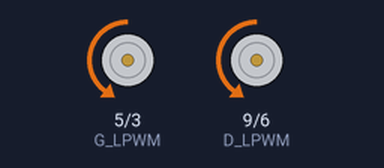
Simulated run of this sketch. Board: Arduino Uno, built with avr-gcc and run on an emulated ATmega328P. On the bench: motor-driver pin pairs drawn as motors (green arrow = first pin HIGH = forward, orange = second pin HIGH = backward, longer = more drive).

Above: at 4.0 s.
At 7.5 s:
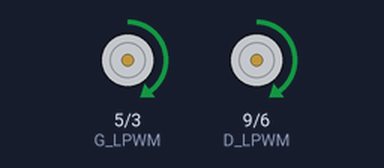
At 9.2 s:
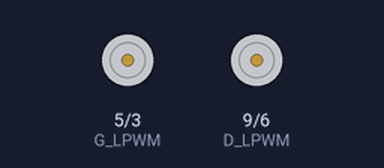
Timing chart, 0 to 12.1 s (numbered marks = the images above):
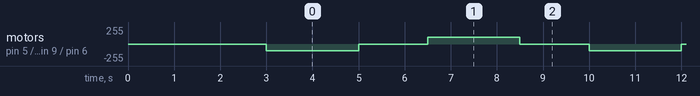

Measured:
- by itself, motor on pin 5 (G_LPWM) / pin 3 (G_RPWM), motor on pin 9 (D_LPWM) / pin 6 (D_RPWM): repeats every 7.0 s: stopped 1.5 s, forward 100/255 2.0 s, stopped 1.5 s, backward 100/255 2.0 s

The sketch:

elegoo_drv8835_robot_motors.ino
```cpp
// Test moteurs Wild Thumper 6WD - 2x BTS7960 (HW-039)
// Gauche
// TEST : on échange les broches gauche et droite
const int G_RPWM = 3;
const int G_LPWM = 5;
const int D_RPWM = 6;
const int D_LPWM = 9;

void setup() {
  pinMode(G_RPWM, OUTPUT);
  pinMode(G_LPWM, OUTPUT);
  pinMode(D_RPWM, OUTPUT);
  pinMode(D_LPWM, OUTPUT);
  arret();
  delay(3000);   // 3s de pause avant de démarrer, le temps de poser le robot
}

void avancer(int v) {          // v = vitesse 0-255
  analogWrite(G_RPWM, v);  analogWrite(G_LPWM, 0);
  analogWrite(D_RPWM, v);  analogWrite(D_LPWM, 0);
}

void reculer(int v) {
  analogWrite(G_RPWM, 0);  analogWrite(G_LPWM, v);
  analogWrite(D_RPWM, 0);  analogWrite(D_LPWM, v);
}

void arret() {
  analogWrite(G_RPWM, 0);  analogWrite(G_LPWM, 0);
  analogWrite(D_RPWM, 0);  analogWrite(D_LPWM, 0);
}

void loop() {
  avancer(100);   // vitesse douce pour le 1er test
  delay(2000);
  arret();
  delay(1500);
  reculer(100);
  delay(2000);
  arret();
  delay(1500);
}
```
